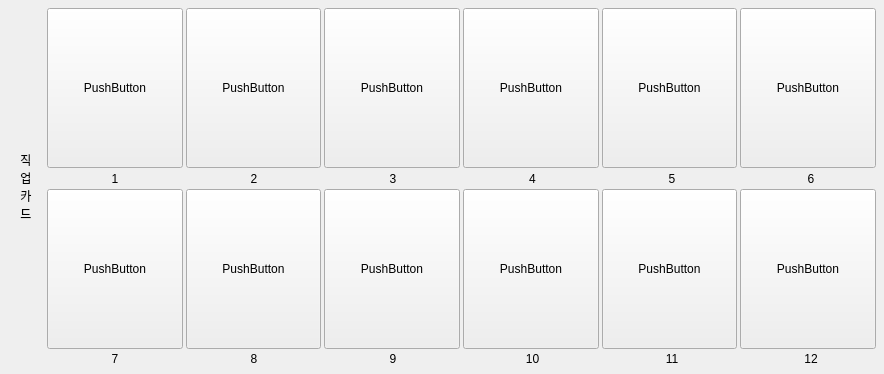
<?xml version="1.0" encoding="UTF-8"?>
<ui version="4.0">
 <class>Form</class>
 <widget class="QWidget" name="Form">
  <property name="geometry">
   <rect>
    <x>0</x>
    <y>0</y>
    <width>884</width>
    <height>374</height>
   </rect>
  </property>
  <property name="windowTitle">
   <string>Form</string>
  </property>
  <layout class="QHBoxLayout" name="horizontalLayout">
   <property name="leftMargin">
    <number>5</number>
   </property>
   <property name="topMargin">
    <number>5</number>
   </property>
   <property name="rightMargin">
    <number>5</number>
   </property>
   <property name="bottomMargin">
    <number>5</number>
   </property>
   <item>
    <layout class="QHBoxLayout" name="horizontalLayout_job_5" stretch="1,20">
     <property name="spacing">
      <number>0</number>
     </property>
     <property name="topMargin">
      <number>3</number>
     </property>
     <property name="bottomMargin">
      <number>3</number>
     </property>
     <item>
      <widget class="QLabel" name="label_jobcard_2">
       <property name="text">
        <string>직
업
카
드</string>
       </property>
       <property name="alignment">
        <set>Qt::AlignCenter</set>
       </property>
      </widget>
     </item>
     <item>
      <layout class="QVBoxLayout" name="verticalLayout_job_2" stretch="10,1,10,0">
       <property name="spacing">
        <number>3</number>
       </property>
       <item>
        <layout class="QHBoxLayout" name="horizontalLayout_job_6">
         <property name="spacing">
          <number>-1</number>
         </property>
         <property name="rightMargin">
          <number>3</number>
         </property>
         <item>
          <widget class="QPushButton" name="pushButton">
           <property name="sizePolicy">
            <sizepolicy hsizetype="Minimum" vsizetype="Minimum">
             <horstretch>0</horstretch>
             <verstretch>0</verstretch>
            </sizepolicy>
           </property>
           <property name="text">
            <string>PushButton</string>
           </property>
          </widget>
         </item>
         <item>
          <widget class="QPushButton" name="pushButton_2">
           <property name="sizePolicy">
            <sizepolicy hsizetype="Minimum" vsizetype="Minimum">
             <horstretch>0</horstretch>
             <verstretch>0</verstretch>
            </sizepolicy>
           </property>
           <property name="text">
            <string>PushButton</string>
           </property>
          </widget>
         </item>
         <item>
          <widget class="QPushButton" name="pushButton_3">
           <property name="sizePolicy">
            <sizepolicy hsizetype="Minimum" vsizetype="Minimum">
             <horstretch>0</horstretch>
             <verstretch>0</verstretch>
            </sizepolicy>
           </property>
           <property name="text">
            <string>PushButton</string>
           </property>
          </widget>
         </item>
         <item>
          <widget class="QPushButton" name="pushButton_4">
           <property name="sizePolicy">
            <sizepolicy hsizetype="Minimum" vsizetype="Minimum">
             <horstretch>0</horstretch>
             <verstretch>0</verstretch>
            </sizepolicy>
           </property>
           <property name="text">
            <string>PushButton</string>
           </property>
          </widget>
         </item>
         <item>
          <widget class="QPushButton" name="pushButton_5">
           <property name="sizePolicy">
            <sizepolicy hsizetype="Minimum" vsizetype="Minimum">
             <horstretch>0</horstretch>
             <verstretch>0</verstretch>
            </sizepolicy>
           </property>
           <property name="text">
            <string>PushButton</string>
           </property>
          </widget>
         </item>
         <item>
          <widget class="QPushButton" name="pushButton_6">
           <property name="sizePolicy">
            <sizepolicy hsizetype="Minimum" vsizetype="Minimum">
             <horstretch>0</horstretch>
             <verstretch>0</verstretch>
            </sizepolicy>
           </property>
           <property name="text">
            <string>PushButton</string>
           </property>
          </widget>
         </item>
        </layout>
       </item>
       <item>
        <layout class="QHBoxLayout" name="horizontalLayout_job_7">
         <item>
          <widget class="QLabel" name="label_job1_2">
           <property name="text">
            <string>1</string>
           </property>
           <property name="alignment">
            <set>Qt::AlignCenter</set>
           </property>
          </widget>
         </item>
         <item>
          <widget class="QLabel" name="label_job2_2">
           <property name="text">
            <string>2</string>
           </property>
           <property name="alignment">
            <set>Qt::AlignCenter</set>
           </property>
          </widget>
         </item>
         <item>
          <widget class="QLabel" name="label_job3_2">
           <property name="text">
            <string>3</string>
           </property>
           <property name="alignment">
            <set>Qt::AlignCenter</set>
           </property>
          </widget>
         </item>
         <item>
          <widget class="QLabel" name="label_job4_2">
           <property name="text">
            <string>4</string>
           </property>
           <property name="alignment">
            <set>Qt::AlignCenter</set>
           </property>
          </widget>
         </item>
         <item>
          <widget class="QLabel" name="label_job5_2">
           <property name="text">
            <string>5</string>
           </property>
           <property name="alignment">
            <set>Qt::AlignCenter</set>
           </property>
          </widget>
         </item>
         <item>
          <widget class="QLabel" name="label_job6_2">
           <property name="text">
            <string>6</string>
           </property>
           <property name="alignment">
            <set>Qt::AlignCenter</set>
           </property>
          </widget>
         </item>
        </layout>
       </item>
       <item>
        <layout class="QHBoxLayout" name="horizontalLayout_job_8">
         <property name="rightMargin">
          <number>3</number>
         </property>
         <item>
          <widget class="QPushButton" name="pushButton_9">
           <property name="sizePolicy">
            <sizepolicy hsizetype="Minimum" vsizetype="Minimum">
             <horstretch>0</horstretch>
             <verstretch>0</verstretch>
            </sizepolicy>
           </property>
           <property name="text">
            <string>PushButton</string>
           </property>
          </widget>
         </item>
         <item>
          <widget class="QPushButton" name="pushButton_11">
           <property name="sizePolicy">
            <sizepolicy hsizetype="Minimum" vsizetype="Minimum">
             <horstretch>0</horstretch>
             <verstretch>0</verstretch>
            </sizepolicy>
           </property>
           <property name="text">
            <string>PushButton</string>
           </property>
          </widget>
         </item>
         <item>
          <widget class="QPushButton" name="pushButton_8">
           <property name="sizePolicy">
            <sizepolicy hsizetype="Minimum" vsizetype="Minimum">
             <horstretch>0</horstretch>
             <verstretch>0</verstretch>
            </sizepolicy>
           </property>
           <property name="text">
            <string>PushButton</string>
           </property>
          </widget>
         </item>
         <item>
          <widget class="QPushButton" name="pushButton_7">
           <property name="sizePolicy">
            <sizepolicy hsizetype="Minimum" vsizetype="Minimum">
             <horstretch>0</horstretch>
             <verstretch>0</verstretch>
            </sizepolicy>
           </property>
           <property name="text">
            <string>PushButton</string>
           </property>
          </widget>
         </item>
         <item>
          <widget class="QPushButton" name="pushButton_12">
           <property name="sizePolicy">
            <sizepolicy hsizetype="Minimum" vsizetype="Minimum">
             <horstretch>0</horstretch>
             <verstretch>0</verstretch>
            </sizepolicy>
           </property>
           <property name="text">
            <string>PushButton</string>
           </property>
          </widget>
         </item>
         <item>
          <widget class="QPushButton" name="pushButton_10">
           <property name="sizePolicy">
            <sizepolicy hsizetype="Minimum" vsizetype="Minimum">
             <horstretch>0</horstretch>
             <verstretch>0</verstretch>
            </sizepolicy>
           </property>
           <property name="text">
            <string>PushButton</string>
           </property>
          </widget>
         </item>
        </layout>
       </item>
       <item>
        <layout class="QHBoxLayout" name="horizontalLayout_job_9">
         <item>
          <widget class="QLabel" name="label_job7_2">
           <property name="text">
            <string>7</string>
           </property>
           <property name="alignment">
            <set>Qt::AlignCenter</set>
           </property>
          </widget>
         </item>
         <item>
          <widget class="QLabel" name="label_job8_2">
           <property name="text">
            <string>8</string>
           </property>
           <property name="alignment">
            <set>Qt::AlignCenter</set>
           </property>
          </widget>
         </item>
         <item>
          <widget class="QLabel" name="label_job9_2">
           <property name="text">
            <string>9</string>
           </property>
           <property name="alignment">
            <set>Qt::AlignCenter</set>
           </property>
          </widget>
         </item>
         <item>
          <widget class="QLabel" name="label_job10_2">
           <property name="text">
            <string>10</string>
           </property>
           <property name="alignment">
            <set>Qt::AlignCenter</set>
           </property>
          </widget>
         </item>
         <item>
          <widget class="QLabel" name="label_job11_2">
           <property name="text">
            <string>11</string>
           </property>
           <property name="alignment">
            <set>Qt::AlignCenter</set>
           </property>
          </widget>
         </item>
         <item>
          <widget class="QLabel" name="label_job12_2">
           <property name="text">
            <string>12</string>
           </property>
           <property name="alignment">
            <set>Qt::AlignCenter</set>
           </property>
          </widget>
         </item>
        </layout>
       </item>
      </layout>
     </item>
    </layout>
   </item>
  </layout>
 </widget>
 <resources/>
 <connections/>
</ui>
